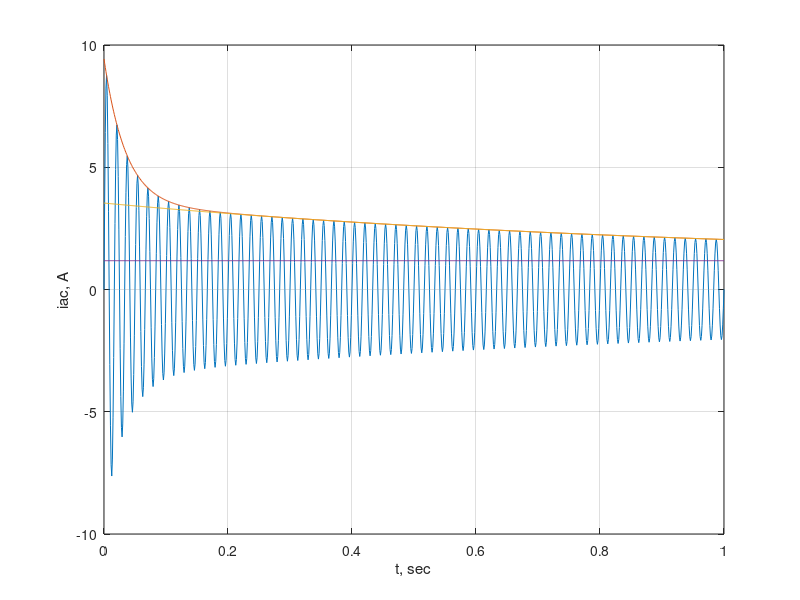

This figure's MATLAB source:
w0 = 2*pi*60; E0 = 1.0; delta = 0;
Xd2dash = 0.15;   Xddash  = 0.4;  Xd = 1.2;
tau2dash = 0.035; taudash = 1.0;
t=0:1/(4*240):1;
iac = sqrt(2)*E0*((1/Xd2dash-1/Xddash)*exp(-t/tau2dash) +...
  (1/Xddash-1/Xd)*exp(-t/taudash) + 1/Xd).*sin(w0*t + delta);
di1 = sqrt(2)*E0*((1/Xd2dash-1/Xddash)*exp(-t/tau2dash) +...
  (1/Xddash-1/Xd)*exp(-t/taudash) + 1/Xd);
di2 = sqrt(2)*E0*((1/Xddash-1/Xd)*exp(-t/taudash)+1/Xd);
di3=sqrt(2)*E0/Xd*ones(1,length(t));
plot(t, iac, t, di1, t, di2, t, di3), grid
xlabel('t, sec'), ylabel('iac, A')
[t' iac']
